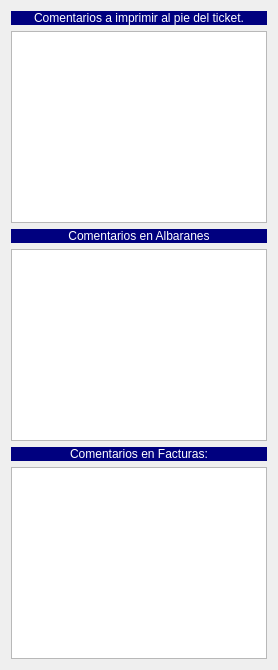
             <widget class="QWidget" name="tab_6">
              <attribute name="title">
               <string>Comentarios</string>
              </attribute>
              <layout class="QVBoxLayout" name="verticalLayout_5">
               <item>
                <widget class="QLabel" name="label_57">
                 <property name="styleSheet">
                  <string notr="true">background-color: rgb(0, 0, 127);
color: rgb(255, 255, 255);</string>
                 </property>
                 <property name="text">
                  <string>Comentarios a imprimir al pie del ticket.</string>
                 </property>
                 <property name="alignment">
                  <set>Qt::AlignCenter</set>
                 </property>
                </widget>
               </item>
               <item>
                <widget class="QTextEdit" name="txtccomentario_ticket"/>
               </item>
               <item>
                <widget class="QLabel" name="label_36">
                 <property name="styleSheet">
                  <string notr="true">background-color: rgb(0, 0, 127);
color: rgb(255, 255, 255);</string>
                 </property>
                 <property name="text">
                  <string>Comentarios en Albaranes</string>
                 </property>
                 <property name="alignment">
                  <set>Qt::AlignCenter</set>
                 </property>
                </widget>
               </item>
               <item>
                <widget class="QTextEdit" name="txtcCometarioAlbaran"/>
               </item>
               <item>
                <widget class="QLabel" name="label_35">
                 <property name="styleSheet">
                  <string notr="true">background-color: rgb(0, 0, 127);
color: rgb(255, 255, 255);</string>
                 </property>
                 <property name="text">
                  <string>Comentarios en Facturas:</string>
                 </property>
                 <property name="alignment">
                  <set>Qt::AlignCenter</set>
                 </property>
                </widget>
               </item>
               <item>
                <widget class="QTextEdit" name="txtccomentario_factura"/>
               </item>
              </layout>
             </widget>
